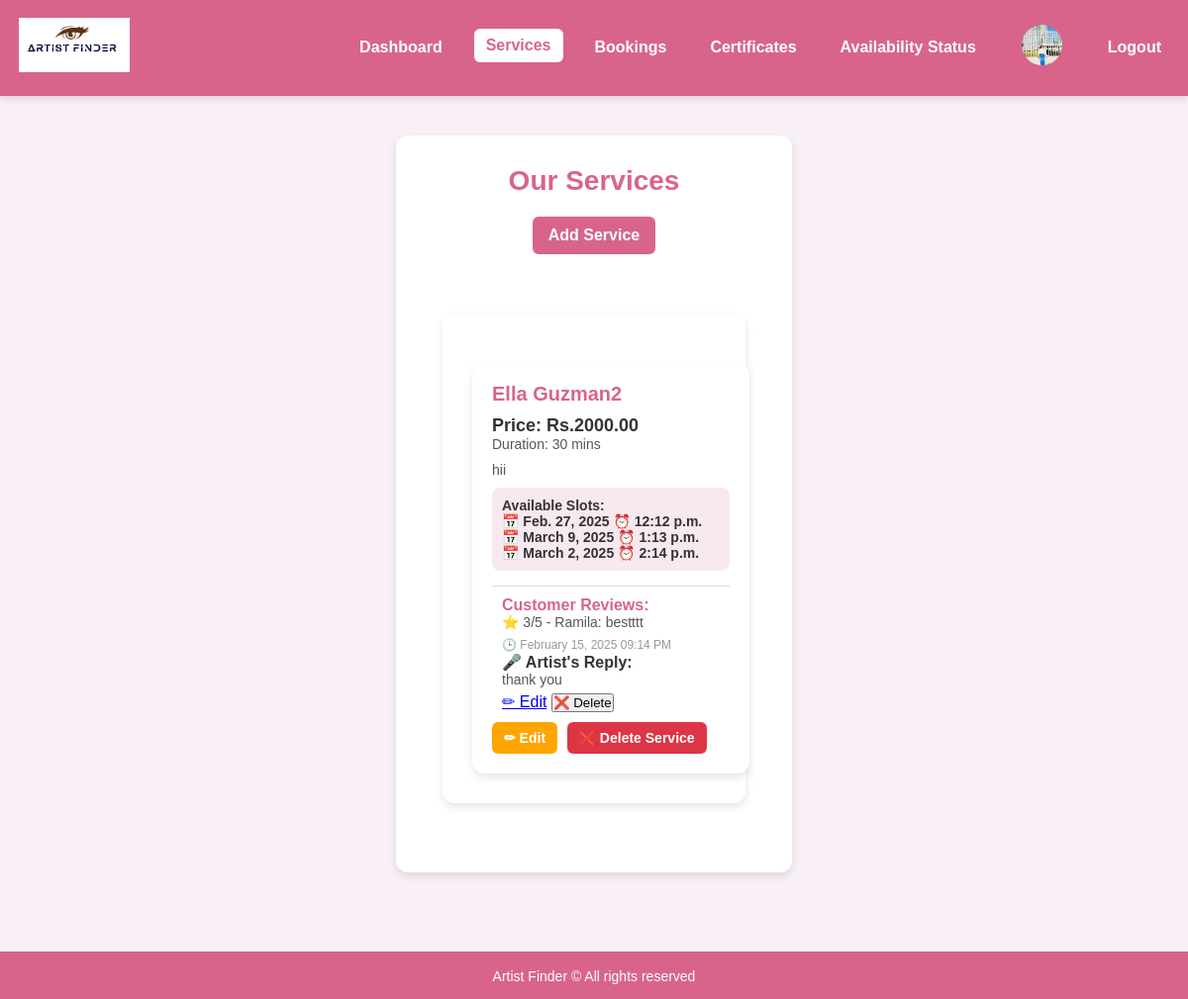
Before: /services/ (signed in) with the older database file.
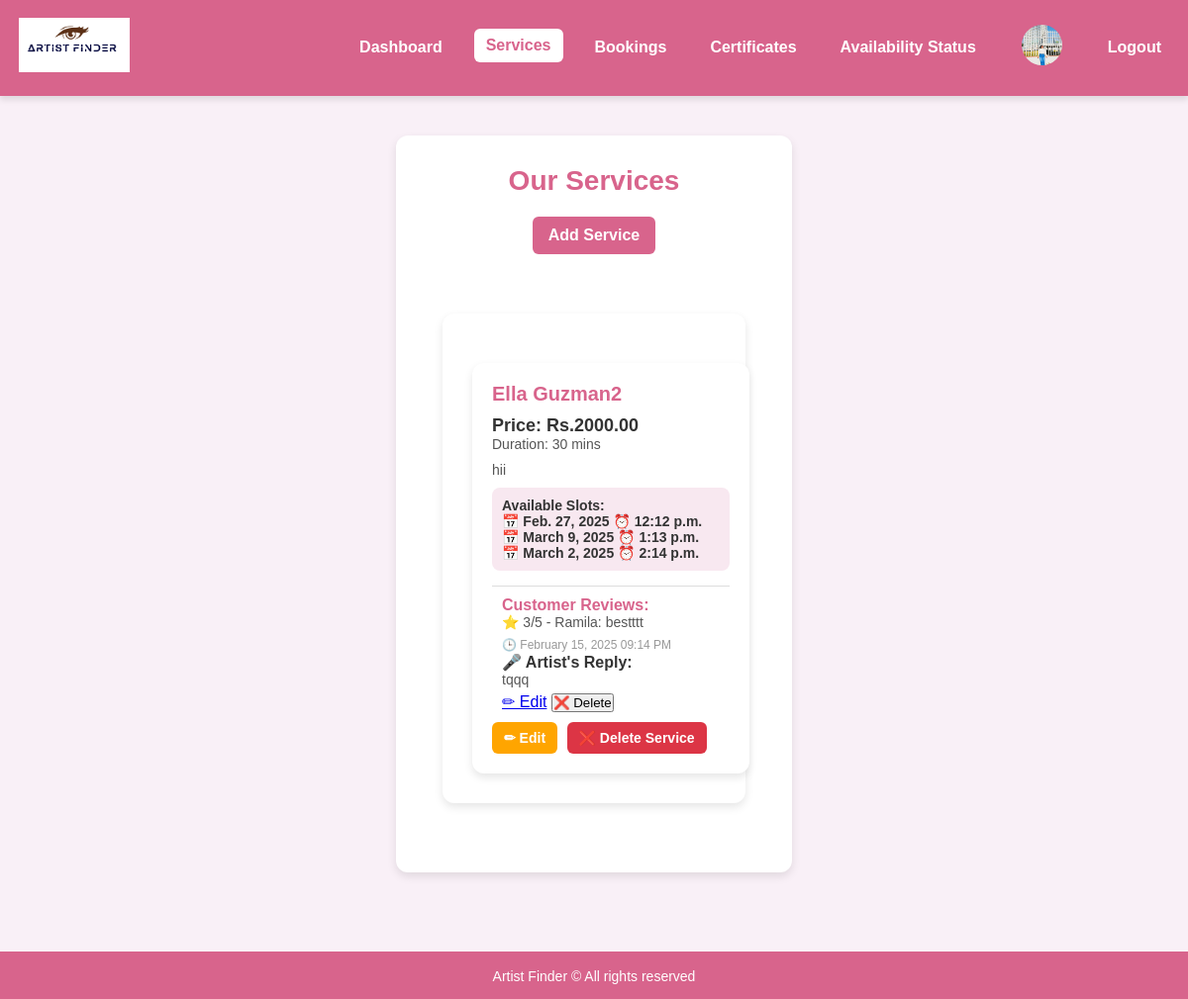
After: the same page with the newer database file.
### accounts/models.py (models this page shows, shortened)
class Review(models.Model):
    artist = models.ForeignKey(User, on_delete=models.CASCADE, related_name="artist_reviews")  # ✅ Link to artist
    service = models.ForeignKey(Service, on_delete=models.CASCADE, related_name="service_reviews", null=True, blank=True)  # ✅ Allow NULL
    user = models.ForeignKey(User, on_delete=models.CASCADE, related_name="user_reviews")
    rating = models.IntegerField(choices=[(i, i) for i in range(1, 6)], default=5)
    comment = models.TextField()
    is_anonymous = models.BooleanField(default=False)  # ✅ New: Anonymous Option
    created_at = models.DateTimeField(auto_now_add=True)
    artist_reply = models.TextField(blank=True, null=True)  # ✅ Artist reply field

class User(AbstractUser):
    username = None  # ✅ Remove username field completely
    email = models.EmailField(unique=True)  # Email as the unique identifier
    phone = models.CharField(max_length=15, unique=True)
    password = models.CharField(max_length=100)
    profile_image = models.ImageField(upload_to="profile_images/", null=True, blank=True)
    is_verified = models.BooleanField(default=False)
    is_artist = models.BooleanField(default=False)
    otp = models.CharField(max_length=6, blank=True, null=True)  # ✅ Stores OTP
    city = models.CharField(max_length=100, null=True, blank=True)
    works_at = models.CharField(max_length=255, null=True, blank=True)
    experience_years = models.IntegerField(default=0, null=True, blank=True)
    training_certificate = models.FileField(upload_to="certificates/", null=True, blank=True)
    is_available = models.BooleanField(default=True)
    USERNAME_FIELD = "email"  # ✅ Login using email instead of username
    REQUIRED_FIELDS = []  # ✅ Don't require username
    objects = CustomUserManager()  # ✅ Use custom manager

### accounts/views.py (the view)
# urls.py: path('services/', views.services, name='services'),
@login_required(login_url='artist_login')
def services(request):
    artist_services = Service.objects.filter(artist=request.user).prefetch_related('service_reviews')  # ✅ Load reviews efficiently
    return render(request, 'accounts/services.html', {'services': artist_services})

### accounts/templates/accounts/services.html (shortened to what the changed rows need)
{% load static %}
<!DOCTYPE html>
<html lang="en">
<head>
    <link rel="stylesheet" href="{% static 'css/artist_dashboard.css' %}">
    <link rel="stylesheet" href="{% static 'css/services.css' %}">
</head>
<body>
    <section class="services-container text-center mt-10">
        <h1 class="text-3xl font-bold text-gray-800">Our Services</h1>
        <div class="services-container">
            <div class="grid">
                {% for service in services %}
                <div class="service-card">
                    <h3>{{ service.service_name }}</h3>
                    <p class="price">Price: Rs.{{ service.price }}</p>
                    <p class="description">Duration: {{ service.duration }}</p>
                    <p class="description">{{ service.description }}</p>
                    <p class="availability">
                        <strong>Available Slots:</strong>
                        {% for slot in service.availability.all %}
                            <br> 📅 {{ slot.available_date }} ⏰ {{ slot.available_time }}
                        {% empty %}
                            <br> No availability set yet.
                        {% endfor %}
                    </p>
                    <div class="reviews-section">
                        <h4>Customer Reviews:</h4>
                        {% for review in service.service_reviews.all %}
                            <p>⭐ {{ review.rating }}/5 - {{ review.user.first_name }}: {{ review.comment }}</p>
                            <small>🕒 {{ review.created_at|date:"F d, Y h:i A" }}</small>
                            {% if review.artist_reply %}
                                <div class="artist-reply">
                                    <strong>🎤 Artist's Reply:</strong>
                                    <p>{{ review.artist_reply }}</p>
                                    {% if request.user == review.artist %}
                                        <a href="{% url 'edit_review_reply' review.id %}" class="edit-reply-btn">✏ Edit</a>
                                        <button onclick="deleteReply('{{ review.id }}')" class="delete-reply-btn">❌ Delete</button>
                                    {% endif %}
                                </div>
                            {% elif request.user == review.artist %}
                                <a href="{% url 'edit_review_reply' review.id %}" class="reply-btn">💬 Reply</a>
                            {% endif %}
                        {% empty %}
                            <p>No reviews yet for this service.</p>
                        {% endfor %}
                    </div>
                    <a href="{% url 'edit_service' service.id %}" class="edit-btn">✏ Edit</a>
                    <form id="delete-service-{{ service.id }}" action="{% url 'delete_service' service.id %}" method="POST" style="display:inline;">
                        <button type="button" class="delete-btn" onclick="confirmDeleteService('{{ service.id }}')">❌ Delete Service</button>
                    </form>
                </div>
                {% empty %}
                <p class="no-services">No services available yet.</p>
                {% endfor %}
            </div>
        </div>
    </section>
</body>
</html>

Changed rows visible on the page:
changed Review "bestttt": artist_reply "thank you" → "tqqq"
